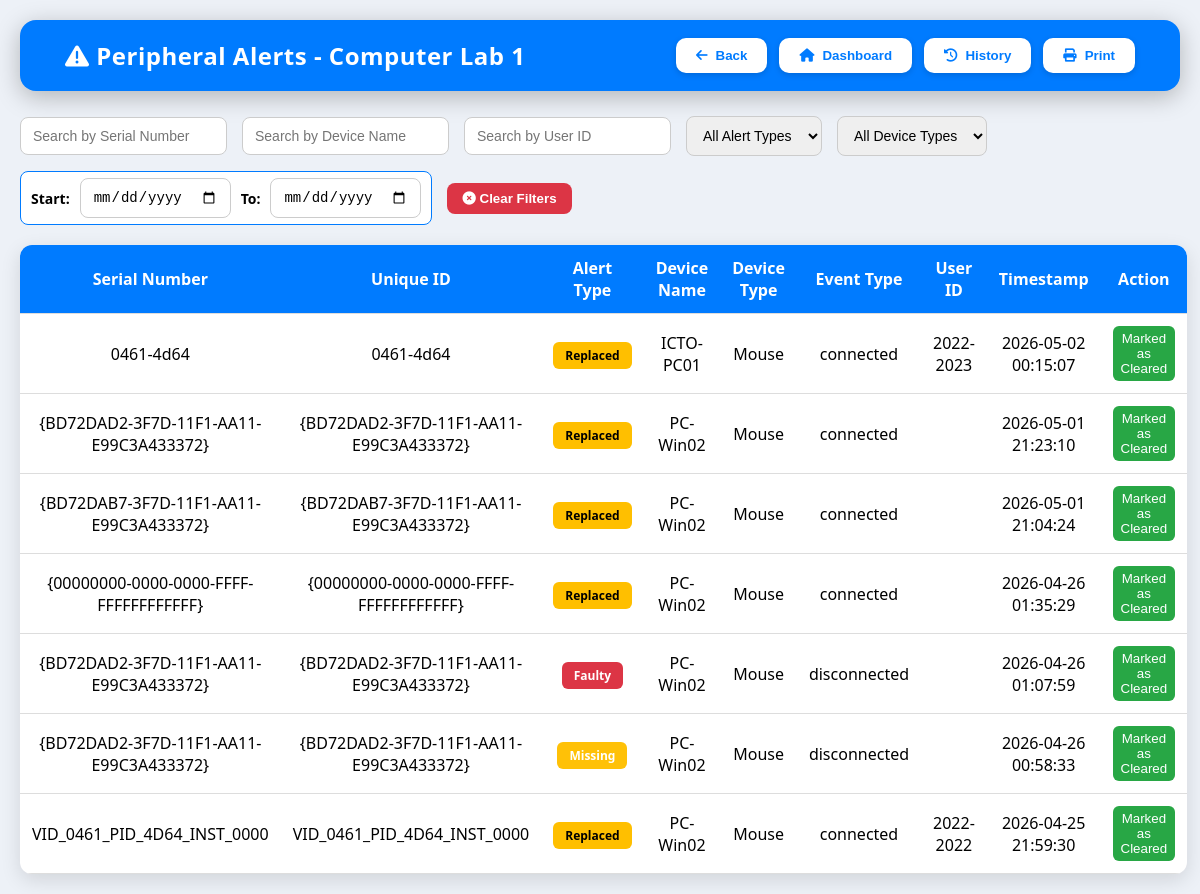
The page /comlab/1/inventory/view_alerts on the database as committed earlier.
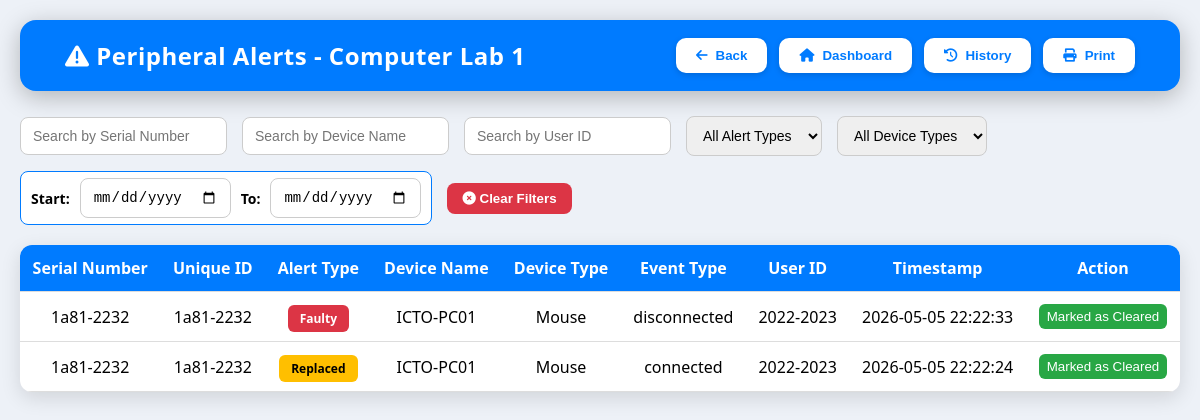
The same page on the database as committed later.
### tables this page shows
CREATE TABLE peripheral_alerts (
id INTEGER PRIMARY KEY AUTOINCREMENT,
serial_number TEXT, 
alert_type TEXT, 
timestamp TEXT, 
device_name TEXT, 
location TEXT, 
event_type TEXT, 
device_type TEXT, 
user_id TEXT, deleted INTEGER DEFAULT 0, serial_no TEXT);

### app.py (the view)
@app.route("/comlab/<int:comlab_id>/inventory/view_alerts")
def view_alerts(comlab_id):
    try:
        conn = sqlite3.connect(DB_FILE)
        cur = conn.cursor()
        cur.execute("""
            SELECT
                COALESCE(B.unique_id, A.serial_number) AS unique_id,
                A.*
            FROM peripheral_alerts A
            LEFT JOIN peripherals B
                ON A.location = B.lab_id
               AND A.device_name = B.assigned_pc
               AND (
                    A.serial_number = B.serial_number
                    OR A.serial_number = B.unique_id
               )
            WHERE A.location = ?
              AND A.deleted = 0
            ORDER BY datetime(A.timestamp) DESC, A.id DESC
        """, (str(comlab_id),))
        devices = cur.fetchall()
        column_names = [description[0] for description in cur.description]
        conn.close()
        devices_list = [dict(zip(column_names, device)) for device in devices]
        return render_template("view_alerts.html", devices=devices_list, comlab_id=comlab_id)
    except sqlite3.Error as e:
        return f"<h1>Database Error:</h1><p>{str(e)}</p>", 500

### templates/view_alerts.html (shortened to what this page needs)
<!DOCTYPE html>
<html lang="en">
<head>
<link rel="stylesheet" href="https://cdnjs.cloudflare.com/ajax/libs/font-awesome/6.0.0/css/all.min.css"/>
</head>
<body>
<header>
    <h2><i class="fa-solid fa-triangle-exclamation"></i> Peripheral Alerts - Computer Lab {{ comlab_id }}</h2>
    <div class="menu-buttons">
        <button class ="print-hide" onclick="window.location.href='/comlab/{{ comlab_id }}/inventory'"><i class="fas fa-arrow-left"></i> Back</button>
        <button class ="print-hide" onclick="location.href='/admin'"><i class="fas fa-home"></i> Dashboard</button>
        <button class="print-hide" onclick="openDeletedModal()">
    <i class="fas fa-clock-rotate-left"></i> History
</button>
        <button class ="print-hide" onclick="window.print()"><i class="fas fa-print"></i> Print</button>
    </div>
</header>
<div class="filters">
    <input class ="print-hide" type="text" id="search-unique" placeholder="Search by Serial Number">
    <input class ="print-hide" type="text" id="search-device-name" placeholder="Search by Device Name">
    <input class ="print-hide" type="text" id="search-user-id" placeholder="Search by User ID">
    <select class ="print-hide" id="filter-alert-type">
        <option value="">All Alert Types</option>
    </select>
    <select class ="print-hide" id="filter-device-type">
        <option value="">All Device Types</option>
    </select>
    <div class="date-box print-hide" >
        <label>Start:</label>
        <input type="date" id="filter-date-from">
        <label>To:</label>
        <input type="date" id="filter-date-to">
    </div>
        <button class ="print-hide" id="clear-filters" style="background:#dc3545; color:white; border:none; border-radius:8px; padding:8px 15px; font-weight:600; cursor:pointer;">
        <i class="fas fa-times-circle"></i> Clear Filters
    </button>
</div>
<table>
    <thead>
        <tr>
            <th>Serial Number</th>
            <th>Unique ID</th>
            <th>Alert Type</th>
            <th>Device Name</th>
            <th>Device Type</th>
            <th>Event Type</th>
            <th>User ID</th>
            <th>Timestamp</th>
            <th class ="print-hide">Action</th>
        </tr>
    </thead>
    <tbody id="alert-table">
        {% for d in devices %}
<tr data-id="{{ d.id }}">
            <td class="unique_id">{{ d.unique_id }}</td>
            <td class="unique_id">{{ d.serial_number }}</td>
            <td class="alert_type">
                {% if d.alert_type=="faulty" %}<span class="badge faulty">Faulty</span>
                {% elif d.alert_type=="missing" %}<span class="badge missing">Missing</span>
                {% elif d.alert_type=="replaced" %}<span class="badge replaced">Replaced</span>
                {% else %}<span class="badge">{{ d.alert_type }}</span>{% endif %}
            </td>
            <td class="device_name">{{ d.device_name }}</td>
            <td class="device_type">{{ d.device_type }}</td>
            <td>{{ d.event_type }}</td>
            <td class="user_id">{{ d.user_id }}</td>
            <td class="timestamp">{{ d.timestamp }}</td>
             <td class ="print-hide">
        <button class="delete-alert-btn" style="background:#28a745;color:white;border:none;padding:5px 8px;border-radius:6px;cursor:pointer;">
            Marked as Cleared
        </button>
            </td>
        </tr>
        {% endfor %}
    </tbody>
</table>
</body>
</html>

Rows that differ between the two databases and show on the page:
no longer on this page (row edited): peripheral_alerts: unique_id "0461-4d64", serial_number "0461-4d64", alert_type "Replaced", device_name "ICTO-PC01", device_type "Mouse", event_type "connected", user_id "2022-2023", timestamp "2026-05-02 00:15:07"
no longer on this page (row edited): peripheral_alerts: unique_id "{BD72DAD2-3F7D-11F1-AA11-E99C3A433372}", serial_number "{BD72DAD2-3F7D-11F1-AA11-E99C3A433372}", alert_type "Replaced", device_name "PC-Win02", device_type "Mouse", event_type "connected", timestamp "2026-05-01 21:23:10"
no longer on this page (row edited): peripheral_alerts: unique_id "{BD72DAB7-3F7D-11F1-AA11-E99C3A433372}", serial_number "{BD72DAB7-3F7D-11F1-AA11-E99C3A433372}", alert_type "Replaced", device_name "PC-Win02", device_type "Mouse", event_type "connected", timestamp "2026-05-01 21:04:24"
no longer on this page (row edited): peripheral_alerts: unique_id "{00000000-0000-0000-FFFF-FFFFFFFFFFFF}", serial_number "{00000000-0000-0000-FFFF-FFFFFFFFFFFF}", alert_type "Replaced", device_name "PC-Win02", device_type "Mouse", event_type "connected", timestamp "2026-04-26 01:35:29"
no longer on this page (row edited): peripheral_alerts: unique_id "{BD72DAD2-3F7D-11F1-AA11-E99C3A433372}", serial_number "{BD72DAD2-3F7D-11F1-AA11-E99C3A433372}", alert_type "Faulty", device_name "PC-Win02", device_type "Mouse", event_type "disconnected", timestamp "2026-04-26 01:07:59"
no longer on this page (row edited): peripheral_alerts: unique_id "{BD72DAD2-3F7D-11F1-AA11-E99C3A433372}", serial_number "{BD72DAD2-3F7D-11F1-AA11-E99C3A433372}", alert_type "Missing", device_name "PC-Win02", device_type "Mouse", event_type "disconnected", timestamp "2026-04-26 00:58:33"
no longer on this page (row edited): peripheral_alerts: unique_id "VID_0461_PID_4D64_INST_0000", serial_number "VID_0461_PID_4D64_INST_0000", alert_type "Replaced", device_name "PC-Win02", device_type "Mouse", event_type "connected", user_id "2022-2022", timestamp "2026-04-25 21:59:30"
added peripheral_alerts: unique_id "1a81-2232", serial_number "1a81-2232", alert_type "Faulty", device_name "ICTO-PC01", device_type "Mouse", event_type "disconnected", user_id "2022-2023", timestamp "2026-05-05 22:22:33"
added peripheral_alerts: unique_id "1a81-2232", serial_number "1a81-2232", alert_type "Replaced", device_name "ICTO-PC01", device_type "Mouse", event_type "connected", user_id "2022-2023", timestamp "2026-05-05 22:22:24"
